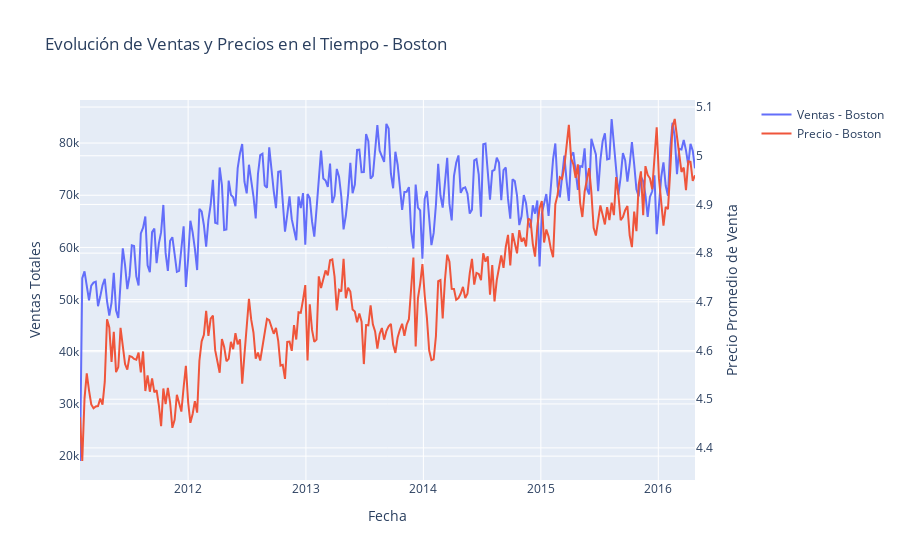

Notebook cell for this chart:
### Markdown cell above
### 1.4.3. Evolución de las Ventas y Precios en el Tiempo por Ciudad (Individual por Ciudad)

### Code cell
# Crear gráficos interactivos por cada ciudad
for city in ventas_precios_semana_ciudad['region'].unique():
    fig = go.Figure()

    city_data = ventas_precios_semana_ciudad[ventas_precios_semana_ciudad['region'] == city]
    fig.add_trace(go.Scatter(x=city_data['date'], y=city_data['sales'], mode='lines', name=f'Ventas - {city}'))
    fig.add_trace(go.Scatter(x=city_data['date'], y=city_data['sell_price'], mode='lines', name=f'Precio - {city}', yaxis='y2'))

    fig.update_layout(
        title=f'Evolución de Ventas y Precios en el Tiempo - {city}',
        xaxis_title='Fecha',
        yaxis_title='Ventas Totales',
        yaxis2=dict(title='Precio Promedio de Venta', overlaying='y', side='right'),
        legend=dict(x=1.1, y=1)
    )

    fig.show()

### Figure 1 — Plotly figure (JSON) as saved in the notebook; plotly's stock layout.template omitted (floating-point values rounded to 4 significant figures; data arrays with more than 128 entries replaced by an {"elided": "..."} marker saying what was removed)
{"data": [{"mode": "lines", "name": "Ventas - Boston", "type": "scatter", "x": {"elided": "274 str values"}, "y": {"elided": "274 int values"}}, {"mode": "lines", "name": "Precio - Boston", "type": "scatter", "x": {"elided": "274 str values"}, "y": {"elided": "274 float values"}, "yaxis": "y2"}], "layout": {"legend": {"x": 1.1, "y": 1}, "title": {"text": "Evolución de Ventas y Precios en el Tiempo - Boston"}, "xaxis": {"title": {"text": "Fecha"}}, "yaxis": {"title": {"text": "Ventas Totales"}}, "yaxis2": {"overlaying": "y", "side": "right", "title": {"text": "Precio Promedio de Venta"}}}}
